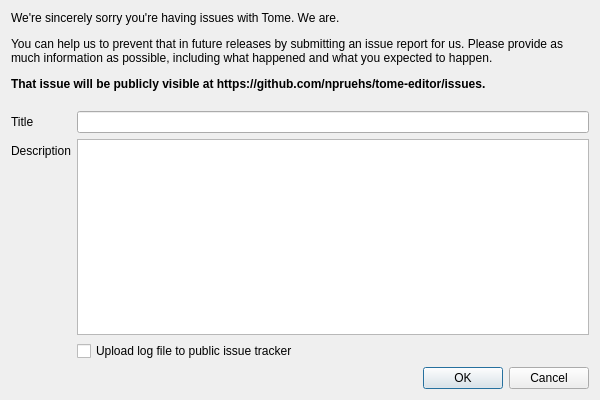
<?xml version="1.0" encoding="UTF-8"?>
<ui version="4.0">
 <class>MainWindow</class>
 <widget class="QMainWindow" name="MainWindow">
  <property name="geometry">
   <rect>
    <x>0</x>
    <y>0</y>
    <width>600</width>
    <height>400</height>
   </rect>
  </property>
  <property name="windowTitle">
   <string>Tome Issue Reporter</string>
  </property>
  <widget class="QWidget" name="centralWidget">
   <layout class="QFormLayout" name="formLayout">
    <item row="0" column="0" colspan="2">
     <widget class="QLabel" name="labelHeader">
      <property name="text">
       <string>&lt;html&gt;&lt;head/&gt;&lt;body&gt;&lt;p&gt;We're sincerely sorry you're having issues with Tome. We are.&lt;/p&gt;&lt;p&gt;You can help us to prevent that in future releases by submitting an issue report for us. Please provide as much information as possible, including what happened and what you expected to happen.&lt;/p&gt;&lt;p&gt;&lt;span style=&quot; font-weight:600;&quot;&gt;That issue will be publicly visible at https://github.com/npruehs/tome-editor/issues.&lt;/span&gt;&lt;br/&gt;&lt;/p&gt;&lt;/body&gt;&lt;/html&gt;</string>
      </property>
      <property name="wordWrap">
       <bool>true</bool>
      </property>
     </widget>
    </item>
    <item row="1" column="1">
     <widget class="QLineEdit" name="lineEditTitle"/>
    </item>
    <item row="1" column="0">
     <widget class="QLabel" name="labelTitle">
      <property name="text">
       <string>Title</string>
      </property>
     </widget>
    </item>
    <item row="2" column="0">
     <widget class="QLabel" name="labelDescription">
      <property name="text">
       <string>Description</string>
      </property>
     </widget>
    </item>
    <item row="2" column="1">
     <widget class="QPlainTextEdit" name="plainTextEditDescription">
      <property name="backgroundVisible">
       <bool>false</bool>
      </property>
     </widget>
    </item>
    <item row="3" column="1">
     <widget class="QCheckBox" name="checkBoxIncludeLog">
      <property name="text">
       <string>Upload log file to public issue tracker</string>
      </property>
     </widget>
    </item>
    <item row="4" column="1">
     <widget class="QDialogButtonBox" name="buttonBox">
      <property name="standardButtons">
       <set>QDialogButtonBox::Cancel|QDialogButtonBox::Ok</set>
      </property>
     </widget>
    </item>
   </layout>
  </widget>
 </widget>
 <layoutdefault spacing="6" margin="11"/>
 <resources/>
 <connections/>
</ui>
